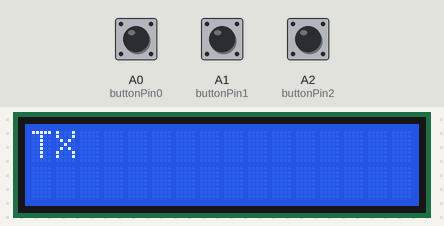
A sketch run on a simulated Arduino Uno, built with avr-gcc and run on an emulated ATmega328P. Parts: 16×2 character LCD. Inputs (shaded band) come from the test bench; at power-on: A0 (buttonPin0) LOW, A1 (buttonPin1) LOW, A2 (buttonPin2) LOW. No radio packets arrive unless stated; what the sketch prints to the serial monitor is not drawn.

Above: at 1.2 s.
1.3 s: A0 (buttonPin0) pulled HIGH for 0.15 s
At 1.7 s:
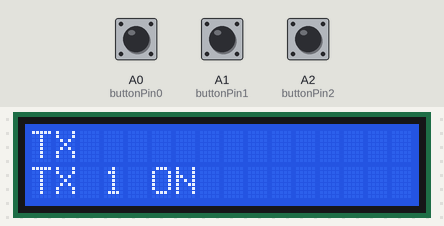
4.4 s: A1 (buttonPin1) pulled HIGH for 3.2 s
At 8.8 s:
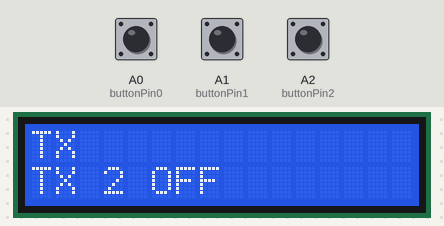
9.1 s: A2 (buttonPin2) pulled HIGH for 1 s
At 10.9 s:
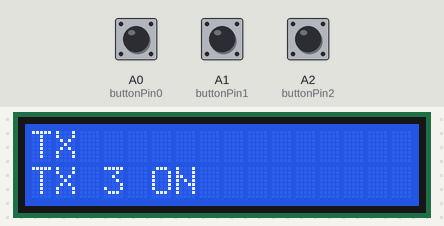
13.1 s: A2 (buttonPin2) pulled HIGH for 3.2 s
19.3 s: A2 (buttonPin2) pulled HIGH for 0.15 s
At 22.2 s:
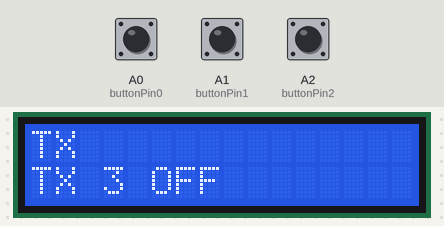
Timing chart, 0 to 23.7 s (numbered marks = the images above; inputs shaded):
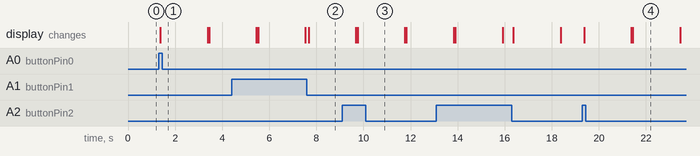

Measured:
- after the input at 1.3 s, the display: changes after 0.07 s (image 1)
- after the input at 4.4 s, the display: first differs from a run without the input after 1.1 s (image 2 shows a later state)
- after the input at 9.1 s, the display: first differs from a run without the input after 0.65 s (image 3)
- after the input at 19.3 s, the display: first changes after 0.07 s (image 4 shows a later state)

The sketch:

Virtual_Wire_motor_TX.ino
```cpp
#include <VirtualWire.h>
#include <Wire.h>
#include <LiquidCrystal_I2C.h>
LiquidCrystal_I2C lcd(0x3F, 16, 2);

//Botones y menu...........................................INICIALIZACION
const int buttonPin0 = A0;
const int buttonPin1 = A1;
const int buttonPin2 = A2;
int button0State;
int button1State;
int button2State;
bool SET1 = false;
bool SET2 = false;
bool SET3 = false;


//Estados...........................................INICIALIZACION


void setup()
{
  //Iniciamos el Serial y la comunicacion por radio
  Serial.begin(9600);
  Serial.print("Sistema encendido\n");
  pinMode(buttonPin0, INPUT); //Configuramos el pin A0
  pinMode(buttonPin1, INPUT); //Configuramos el pin A1
  pinMode(buttonPin2, INPUT); //Configuramos el pin A2

  vw_set_tx_pin(12);
  vw_setup(2000);

  lcd.init();
  lcd.home ();
  lcd.print("TX");
  lcd.setBacklight(HIGH);

}
void loop()
{
  //Boton.....................................................OPERATIVO
  button0State = digitalRead(buttonPin0);
  button1State = digitalRead(buttonPin1);
  button2State = digitalRead(buttonPin2);


  //********************************Boton 0*************************

  if (button0State == HIGH && SET1 == false) {
    send("ON_1");
    lcd.setCursor(0, 1);
    lcd.print("TX 1 ON  ");
    Serial.println("TX 1 ON ");
    delay(2000);
    lcd.setCursor(0, 1);
    lcd.print("         ");
    SET1 = true;
  }
  if (button0State == LOW && SET1 == true) {
    send("OFF_1");
    lcd.setCursor(0, 1);
    lcd.print("TX 1 OFF  ");
    Serial.println("TX 1 OFF ");
    delay(2000);
    lcd.setCursor(0, 1);
    lcd.print("         ");
    SET1 = false;
  }

  //********************************Boton 1*************************

  if (button1State == HIGH && SET2 == false) {
    send("ON_2");
    lcd.setCursor(0, 1);
    lcd.print("TX 2 ON  ");
    Serial.println("TX 2 ON ");
    delay(2000);
    lcd.setCursor(0, 1);
    lcd.print("         ");
    SET2 = true;
  }
  if (button1State == LOW && SET2 == true) {
    send("OFF_2");
    lcd.setCursor(0, 1);
    lcd.print("TX 2 OFF  ");
    Serial.println("TX 2 OFF ");
    delay(2000);
    lcd.setCursor(0, 1);
    lcd.print("         ");
    SET2 = false;
  }

  //********************************Boton 2*************************

  if (button2State == HIGH && SET3 == false) {
    send("ON_3");
    lcd.setCursor(0, 1);
    lcd.print("TX 3 ON  ");
    Serial.println("TX 3 ON ");
    delay(2000);
    lcd.setCursor(0, 1);
    lcd.print("         ");
    SET3 = true;
  }
  if (button2State == LOW && SET3 == true) {
    send("OFF_3");
    lcd.setCursor(0, 1);
    lcd.print("TX 3 OFF  ");
    Serial.println("TX 3 OFF ");
    delay(2000);
    lcd.setCursor(0, 1);
    lcd.print("         ");
    SET3 = false;
  }


}

//Funcion para enviar el mensaje
void send (char *message)
{
  vw_send((uint8_t *)message, strlen(message)); //Envia el mensaje
  vw_wait_tx(); //Espera hasta que se haya acabado de transmitir todo

  Serial.println(message); //Muestra el mensaje por Serial
}
```
